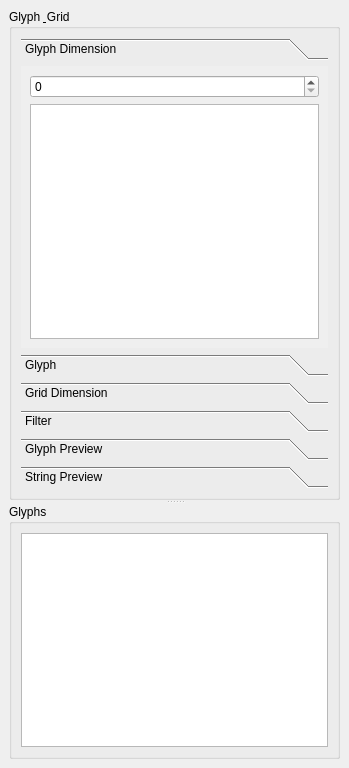
<?xml version="1.0" encoding="UTF-8"?>
<ui version="4.0">
 <class>DockGlyphTable</class>
 <widget class="QDockWidget" name="DockGlyphTable">
  <property name="geometry">
   <rect>
    <x>0</x>
    <y>0</y>
    <width>349</width>
    <height>768</height>
   </rect>
  </property>
  <property name="windowTitle">
   <string>Glyph</string>
  </property>
  <widget class="QWidget" name="dockWidgetContents">
   <layout class="QVBoxLayout" name="verticalLayout_12">
    <item>
     <widget class="QSplitter" name="splitter">
      <property name="orientation">
       <enum>Qt::Orientation::Vertical</enum>
      </property>
      <widget class="QGroupBox" name="groupBoxGlyph">
       <property name="sizePolicy">
        <sizepolicy hsizetype="Preferred" vsizetype="Fixed">
         <horstretch>0</horstretch>
         <verstretch>0</verstretch>
        </sizepolicy>
       </property>
       <property name="title">
        <string>Glyph &amp; Grid</string>
       </property>
       <layout class="QVBoxLayout" name="verticalLayout_7">
        <item>
         <widget class="QToolBox" name="toolBox">
          <property name="sizePolicy">
           <sizepolicy hsizetype="Preferred" vsizetype="Preferred">
            <horstretch>0</horstretch>
            <verstretch>0</verstretch>
           </sizepolicy>
          </property>
          <property name="currentIndex">
           <number>0</number>
          </property>
          <widget class="QWidget" name="pageGlyphDimension">
           <property name="geometry">
            <rect>
             <x>0</x>
             <y>0</y>
             <width>311</width>
             <height>240</height>
            </rect>
           </property>
           <attribute name="label">
            <string>Glyph Dimension</string>
           </attribute>
           <layout class="QGridLayout" name="gridLayout">
            <item row="0" column="0">
             <widget class="QSpinBox" name="spinBoxBitmapDimension"/>
            </item>
            <item row="1" column="0">
             <widget class="QListView" name="listView">
              <property name="sizePolicy">
               <sizepolicy hsizetype="Expanding" vsizetype="Preferred">
                <horstretch>0</horstretch>
                <verstretch>0</verstretch>
               </sizepolicy>
              </property>
             </widget>
            </item>
           </layout>
          </widget>
          <widget class="QWidget" name="pageGlyph">
           <property name="geometry">
            <rect>
             <x>0</x>
             <y>0</y>
             <width>158</width>
             <height>210</height>
            </rect>
           </property>
           <attribute name="label">
            <string>Glyph</string>
           </attribute>
           <layout class="QVBoxLayout" name="verticalLayout_6">
            <item>
             <widget class="QGroupBox" name="groupBitmapDimension">
              <property name="title">
               <string>Bitmap Dimension</string>
              </property>
              <layout class="QVBoxLayout" name="verticalLayout_5">
               <item>
                <widget class="QSpinBox" name="glyphSize">
                 <property name="minimum">
                  <number>8</number>
                 </property>
                 <property name="maximum">
                  <number>640</number>
                 </property>
                </widget>
               </item>
              </layout>
             </widget>
            </item>
            <item>
             <widget class="QGroupBox" name="groupBoxBaseLines">
              <property name="title">
               <string>Left/Bottom baselines</string>
              </property>
              <layout class="QGridLayout" name="Left">
               <item row="0" column="1">
                <widget class="QPushButton" name="moveTop">
                 <property name="text">
                  <string/>
                 </property>
                 <property name="icon">
                  <iconset resource="main.qrc">
                   <normaloff>:/button/icons/up</normaloff>:/button/icons/up</iconset>
                 </property>
                 <property name="iconSize">
                  <size>
                   <width>32</width>
                   <height>32</height>
                  </size>
                 </property>
                </widget>
               </item>
               <item row="1" column="0">
                <widget class="QPushButton" name="moveLeft">
                 <property name="text">
                  <string/>
                 </property>
                 <property name="icon">
                  <iconset resource="main.qrc">
                   <normaloff>:/button/icons/left</normaloff>:/button/icons/left</iconset>
                 </property>
                 <property name="iconSize">
                  <size>
                   <width>32</width>
                   <height>32</height>
                  </size>
                 </property>
                </widget>
               </item>
               <item row="1" column="1">
                <widget class="QPushButton" name="resetOffset">
                 <property name="text">
                  <string/>
                 </property>
                 <property name="icon">
                  <iconset resource="main.qrc">
                   <normaloff>:/button/icons/center</normaloff>:/button/icons/center</iconset>
                 </property>
                 <property name="iconSize">
                  <size>
                   <width>32</width>
                   <height>32</height>
                  </size>
                 </property>
                </widget>
               </item>
               <item row="1" column="2">
                <widget class="QPushButton" name="moveRight">
                 <property name="text">
                  <string/>
                 </property>
                 <property name="icon">
                  <iconset resource="main.qrc">
                   <normaloff>:/button/icons/right</normaloff>:/button/icons/right</iconset>
                 </property>
                 <property name="iconSize">
                  <size>
                   <width>32</width>
                   <height>32</height>
                  </size>
                 </property>
                </widget>
               </item>
               <item row="2" column="1">
                <widget class="QPushButton" name="moveDown">
                 <property name="text">
                  <string/>
                 </property>
                 <property name="icon">
                  <iconset resource="main.qrc">
                   <normaloff>:/button/icons/down</normaloff>:/button/icons/down</iconset>
                 </property>
                 <property name="iconSize">
                  <size>
                   <width>32</width>
                   <height>32</height>
                  </size>
                 </property>
                </widget>
               </item>
              </layout>
             </widget>
            </item>
            <item>
             <spacer name="verticalSpacer_2">
              <property name="orientation">
               <enum>Qt::Orientation::Vertical</enum>
              </property>
              <property name="sizeHint" stdset="0">
               <size>
                <width>20</width>
                <height>40</height>
               </size>
              </property>
             </spacer>
            </item>
           </layout>
          </widget>
          <widget class="QWidget" name="pageGridDimension">
           <property name="geometry">
            <rect>
             <x>0</x>
             <y>0</y>
             <width>311</width>
             <height>276</height>
            </rect>
           </property>
           <attribute name="label">
            <string>Grid Dimension</string>
           </attribute>
           <layout class="QVBoxLayout" name="verticalLayout_10">
            <item>
             <widget class="QPushButton" name="pushButtonGridMarginReset">
              <property name="text">
               <string>Reset</string>
              </property>
             </widget>
            </item>
            <item>
             <widget class="QGroupBox" name="groupBox_5">
              <property name="title">
               <string>Grid Margins</string>
              </property>
              <layout class="QGridLayout" name="gridLayout_2">
               <item row="0" column="1">
                <widget class="QGroupBox" name="groupBox_2">
                 <property name="title">
                  <string>Top</string>
                 </property>
                 <layout class="QVBoxLayout" name="verticalLayout_2">
                  <item>
                   <widget class="QSpinBox" name="spinBoxGridMarginTop"/>
                  </item>
                 </layout>
                </widget>
               </item>
               <item row="1" column="0">
                <widget class="QGroupBox" name="groupBox">
                 <property name="title">
                  <string>Left</string>
                 </property>
                 <layout class="QVBoxLayout" name="verticalLayout">
                  <item>
                   <widget class="QSpinBox" name="spinBoxGridMarginLeft"/>
                  </item>
                 </layout>
                </widget>
               </item>
               <item row="1" column="1">
                <widget class="QGroupBox" name="groupBoxMarginAll">
                 <property name="title">
                  <string>All</string>
                 </property>
                 <layout class="QVBoxLayout" name="verticalLayout_9">
                  <item>
                   <widget class="QSpinBox" name="spinBoxMarginAll"/>
                  </item>
                 </layout>
                </widget>
               </item>
               <item row="1" column="2">
                <widget class="QGroupBox" name="groupBox_3">
                 <property name="title">
                  <string>Right</string>
                 </property>
                 <layout class="QVBoxLayout" name="verticalLayout_4">
                  <item>
                   <widget class="QSpinBox" name="spinBoxGridMarginRight"/>
                  </item>
                 </layout>
                </widget>
               </item>
               <item row="2" column="1">
                <widget class="QGroupBox" name="groupBox_4">
                 <property name="title">
                  <string>Bottom</string>
                 </property>
                 <layout class="QVBoxLayout" name="verticalLayout_3">
                  <item>
                   <widget class="QSpinBox" name="spinBoxGridMarginBottom"/>
                  </item>
                 </layout>
                </widget>
               </item>
              </layout>
             </widget>
            </item>
           </layout>
          </widget>
          <widget class="QWidget" name="page">
           <property name="geometry">
            <rect>
             <x>0</x>
             <y>0</y>
             <width>98</width>
             <height>74</height>
            </rect>
           </property>
           <attribute name="label">
            <string>Filter</string>
           </attribute>
           <layout class="QVBoxLayout" name="verticalLayout_11">
            <item>
             <widget class="QTextEdit" name="textEditFilter"/>
            </item>
           </layout>
          </widget>
          <widget class="QWidget" name="pageGlyphPreview">
           <property name="geometry">
            <rect>
             <x>0</x>
             <y>0</y>
             <width>98</width>
             <height>56</height>
            </rect>
           </property>
           <attribute name="label">
            <string>Glyph Preview</string>
           </attribute>
           <layout class="QVBoxLayout" name="verticalLayout_15">
            <item>
             <widget class="QWidget" name="glyphPreview" native="true"/>
            </item>
            <item>
             <widget class="QSlider" name="horizontalSlider">
              <property name="orientation">
               <enum>Qt::Orientation::Horizontal</enum>
              </property>
             </widget>
            </item>
           </layout>
          </widget>
          <widget class="QWidget" name="pageStringPreview">
           <property name="geometry">
            <rect>
             <x>0</x>
             <y>0</y>
             <width>98</width>
             <height>56</height>
            </rect>
           </property>
           <attribute name="label">
            <string>String Preview</string>
           </attribute>
           <layout class="QVBoxLayout" name="verticalLayout_16">
            <item>
             <widget class="QLineEdit" name="lineEditPreview"/>
            </item>
            <item>
             <widget class="QWidget" name="stringPreview" native="true"/>
            </item>
           </layout>
          </widget>
         </widget>
        </item>
       </layout>
      </widget>
      <widget class="QGroupBox" name="groupBoxCharacterTable">
       <property name="title">
        <string>Glyphs</string>
       </property>
       <layout class="QVBoxLayout" name="verticalLayout_8">
        <item>
         <widget class="QTableView" name="tableViewGlyphs"/>
        </item>
       </layout>
      </widget>
     </widget>
    </item>
   </layout>
  </widget>
 </widget>
 <resources>
  <include location="main.qrc"/>
 </resources>
 <connections/>
</ui>
